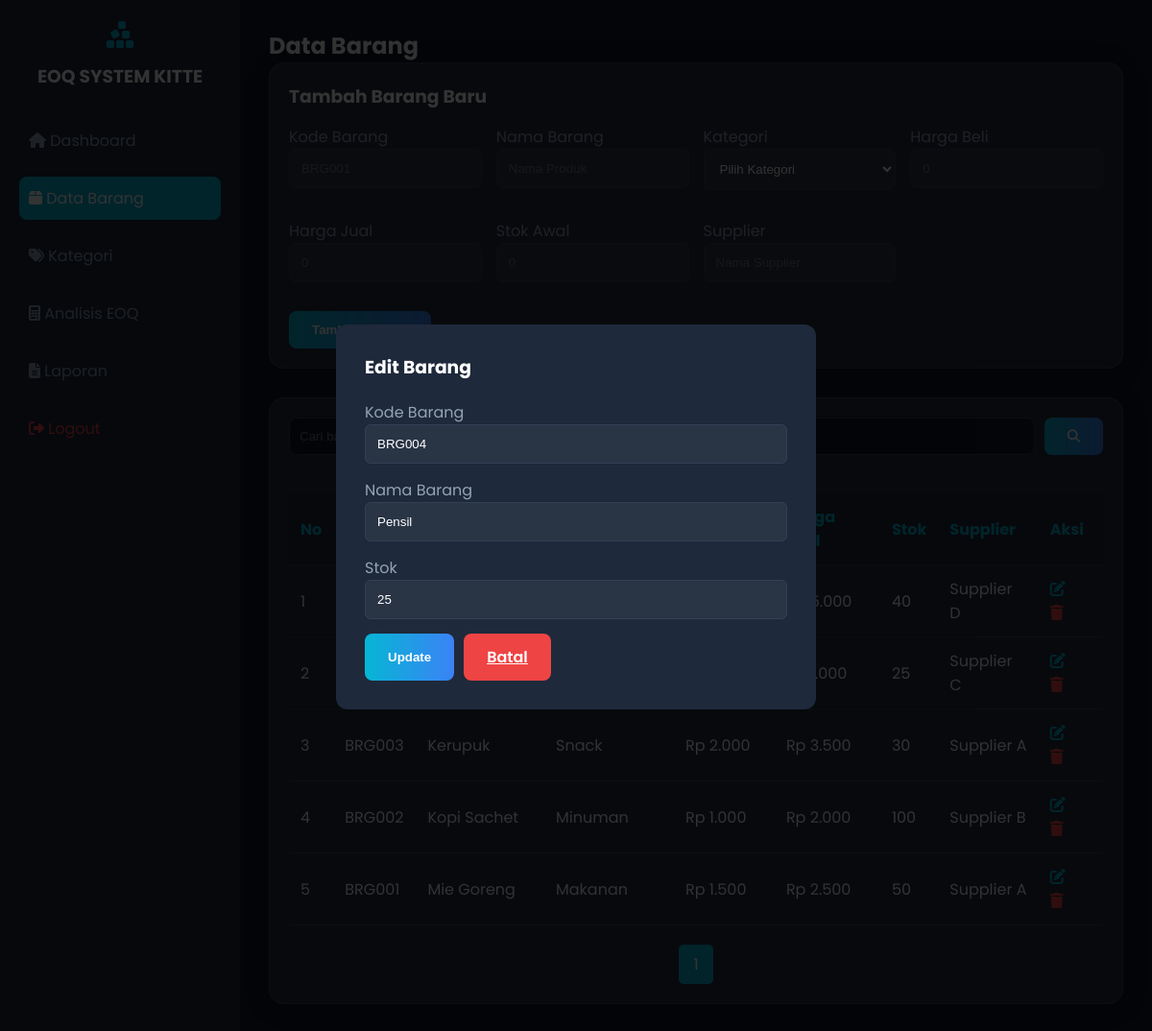
/produk.php?edit=4 (signed in), run on the app's committed database.
### tables this page shows
CREATE TABLE barang (
    id_barang INT AUTO_INCREMENT PRIMARY KEY,
    kode_barang VARCHAR(20) UNIQUE,
    nama_barang VARCHAR(100),
    id_kategori INT,
    harga_beli DECIMAL(12,0),
    harga_jual DECIMAL(12,0),
    stok INT,
    supplier VARCHAR(100),
    created_at TIMESTAMP DEFAULT CURRENT_TIMESTAMP,
    FOREIGN KEY (id_kategori) REFERENCES kategori(id_kategori)
);

CREATE TABLE kategori (
    id_kategori INT AUTO_INCREMENT PRIMARY KEY,
    nama_kategori VARCHAR(50)
);

### produk.php (the view, shortened to what this page needs)
<?php
include 'koneksi.php';
$edit = null;
if (isset($_GET['edit'])) {
    $id = intval($_GET['edit']);
    $edit = mysqli_fetch_assoc(mysqli_query($conn, "SELECT * FROM barang WHERE id_barang = '$id'"));
}
$page = isset($_GET['page']) ? $_GET['page'] : 1;
$limit = 10;
$start = ($page - 1) * $limit;
$where = "";
$query_barang = mysqli_query($conn, "SELECT b.*, k.nama_kategori FROM barang b LEFT JOIN kategori k ON b.id_kategori = k.id_kategori $where ORDER BY b.id_barang DESC LIMIT $start, $limit");
$total = mysqli_num_rows(mysqli_query($conn, "SELECT * FROM barang"));
$pages = ceil($total / $limit);
?>
<!DOCTYPE html>
<html lang="id">
<head>
    <link rel="stylesheet" href="style.css">
    <link rel="stylesheet" href="https://cdnjs.cloudflare.com/ajax/libs/font-awesome/6.4.0/css/all.min.css">
</head>
<body>
    <div class="grid-container">
        <aside class="sidebar">
            <div style="text-align: center; margin-bottom: 30px;">
                <i class="fa-solid fa-cubes-stacked" style="font-size: 2rem; color: #06b6d4;"></i>
                <h3 style="margin-top: 10px; color: white;">EOQ SYSTEM KITTE</h3>
            </div>
            <ul>
                <li><a href="dashboard.php"><i class="fa-solid fa-house"></i> Dashboard</a></li>
                <li><a href="produk.php" class="active"><i class="fa-solid fa-box"></i> Data Barang</a></li>
                <li><a href="kategori.php"><i class="fa-solid fa-tags"></i> Kategori</a></li>
                <li><a href="eoq.php"><i class="fa-solid fa-calculator"></i> Analisis EOQ</a></li>
                <li><a href="laporan.php"><i class="fa-solid fa-file-lines"></i> Laporan</a></li>
                <li><a href="logout.php" style="color: #ef4444;"><i class="fa-solid fa-right-from-bracket"></i> Logout</a></li>
            </ul>
        </aside>
        <main class="content">
            <h2>Data Barang</h2>
            <div class="glass-card" style="margin-bottom: 30px;">
                <h3 style="margin-bottom: 15px; color: white;">Tambah Barang Baru</h3>
                <form method="POST">
                    <div style="display: grid; grid-template-columns: repeat(auto-fit, minmax(200px, 1fr)); gap: 15px;">
                        <div class="form-group">
                            <label style="color: #94a3b8;">Kode Barang</label>
                            <input type="text" name="kode_barang" class="form-control" placeholder="BRG001" required>
                        </div>
                        <div class="form-group">
                            <label style="color: #94a3b8;">Nama Barang</label>
                            <input type="text" name="nama_barang" class="form-control" placeholder="Nama Produk" required>
                        </div>
                        <div class="form-group">
                            <label style="color: #94a3b8;">Kategori</label>
                            <select name="id_kategori" class="form-control" required>
                                <option value="">Pilih Kategori</option>
                            </select>
                        </div>
                        <div class="form-group">
                            <label style="color: #94a3b8;">Harga Beli</label>
                            <input type="number" name="harga_beli" class="form-control" placeholder="0" required>
                        </div>
                        <div class="form-group">
                            <label style="color: #94a3b8;">Harga Jual</label>
                            <input type="number" name="harga_jual" class="form-control" placeholder="0" required>
                        </div>
                        <div class="form-group">
                            <label style="color: #94a3b8;">Stok Awal</label>
                            <input type="number" name="stok" class="form-control" placeholder="0" required>
                        </div>
                        <div class="form-group">
                            <label style="color: #94a3b8;">Supplier</label>
                            <input type="text" name="supplier" class="form-control" placeholder="Nama Supplier">
                        </div>
                    </div>
                    <button type="submit" name="tambah" class="btn-primary" style="margin-top: 15px;">Tambah Barang</button>
                </form>
            </div>
            <div class="glass-card">
                <div class="search-box">
                    <form method="GET" style="display: flex; width: 100%; gap: 10px;">
                        <button type="submit" class="btn-primary"><i class="fa-solid fa-search"></i></button>
                    </form>
                </div>
                <div class="table-responsive">
                    <table>
                        <thead>
                            <tr>
                                <th>No</th>
                                <th>Kode</th>
                                <th>Nama Barang</th>
                                <th>Kategori</th>
                                <th>Harga Beli</th>
                                <th>Harga Jual</th>
                                <th>Stok</th>
                                <th>Supplier</th>
                                <th>Aksi</th>
                            </tr>
                        </thead>
                        <tbody>
                            <?php $no = $start + 1; while ($b = mysqli_fetch_assoc($query_barang)): ?>
                            <tr>
                                <td><?= $no++; ?></td>
                                <td><?= $b['kode_barang']; ?></td>
                                <td><?= $b['nama_barang']; ?></td>
                                <td><?= $b['nama_kategori']; ?></td>
                                <td>Rp <?= number_format($b['harga_beli'], 0, ',', '.'); ?></td>
                                <td>Rp <?= number_format($b['harga_jual'], 0, ',', '.'); ?></td>
                                <td style="color: <?= $b['stok'] < 10 ? '#ef4444' : 'white'; ?>;"><?= $b['stok']; ?></td>
                                <td><?= $b['supplier']; ?></td>
                                <td>
                                    <a href="?edit=<?= $b['id_barang']; ?>" style="color: #06b6d4; margin-right: 10px;"><i class="fa-solid fa-edit"></i></a>
                                    <a href="?hapus=<?= $b['id_barang']; ?>" style="color: #ef4444;" onclick="return confirm('Yakin hapus?')"><i class="fa-solid fa-trash"></i></a>
                                </td>
                            </tr>
                            <?php endwhile; ?>
                        </tbody>
                    </table>
                </div>
                <div style="display: flex; justify-content: center; gap: 10px; margin-top: 20px;">
                    <?php for ($i = 1; $i <= $pages; $i++): ?>
                    <a href="?page=<?= $i; ?>" style="padding: 8px 15px; background: <?= $page == $i ? '#06b6d4' : '#334155'; ?>; color: white; border-radius: 5px; text-decoration: none;"><?= $i; ?></a>
                    <?php endfor; ?>
                </div>
            </div>
        </main>
    </div>
    <div class="modal">
        <div class="modal-content">
            <h3 style="color: white; margin-bottom: 20px;">Edit Barang</h3>
            <?php if ($edit): ?>
            <form method="POST">
                <div class="form-group">
                    <label style="color: #94a3b8;">Kode Barang</label>
                    <input type="text" name="kode_barang" class="form-control" value="<?= $edit['kode_barang']; ?>" required>
                </div>
                <div class="form-group">
                    <label style="color: #94a3b8;">Nama Barang</label>
                    <input type="text" name="nama_barang" class="form-control" value="<?= $edit['nama_barang']; ?>" required>
                </div>
                <div class="form-group">
                    <label style="color: #94a3b8;">Stok</label>
                    <input type="number" name="stok" class="form-control" value="<?= $edit['stok']; ?>" required>
                </div>
                <div style="display: flex; gap: 10px;">
                    <button type="submit" name="update" class="btn-primary">Update</button>
                    <a href="produk.php" class="btn-primary" style="background: #ef4444;">Batal</a>
                </div>
            </form>
            <?php endif; ?>
        </div>
    </div>
</body>
</html>

### style.css (style rules this page uses)
:root { --primary: #0f172a; --accent: #06b6d4; --glass: rgba(255, 255, 255, 0.1); --text: #f8fafc; }
* { box-sizing: border-box; margin: 0; padding: 0; }
body { font-family: "Poppins", sans-serif; background: var(--primary); color: var(--text); overflow-x: hidden; }
.glass-card { background: var(--glass); backdrop-filter: blur(10px); border: 1px solid rgba(255, 255, 255, 0.1); border-radius: 16px; padding: 20px; box-shadow: 0 4px 30px rgba(0, 0, 0, 0.1); }
.btn-primary { background: linear-gradient(90deg, #06b6d4, #3b82f6); border: none; padding: 12px 24px; color: white; border-radius: 8px; font-weight: 600; cursor: pointer; transition: 0.3s; }
.grid-container { display: grid; grid-template-columns: 250px 1fr; min-height: 100vh; }
.sidebar { background: #1e293b; padding: 20px; }
.sidebar ul { list-style: none; margin-top: 30px; }
.sidebar li { margin-bottom: 15px; }
.sidebar a { color: #94a3b8; text-decoration: none; display: block; padding: 10px; border-radius: 8px; transition: 0.3s; }
.sidebar a:hover, .sidebar a.active { background: var(--accent); color: white; }
.content { padding: 30px; background: #0f172a; }
.form-group { margin-bottom: 15px; }
.form-control { width: 100%; padding: 12px; background: rgba(255, 255, 255, 0.05); border: 1px solid #334155; color: white; border-radius: 6px; }
.table-responsive { overflow-x: auto; }
table { width: 100%; border-collapse: collapse; margin-top: 20px; }
th, td { padding: 12px; text-align: left; border-bottom: 1px solid #334155; }
th { background: #1e293b; color: var(--accent); }

### data on the page
barang: harga_jual "5.000", stok "40", supplier "Supplier D"
barang: harga_jual "1.000", stok "25", supplier "Supplier C", kode_barang "BRG004", nama_barang "Pensil"
barang: kode_barang "BRG003", nama_barang "Kerupuk", id_kategori.nama_kategori "Snack", harga_beli "2.000", harga_jual "3.500", stok "30", supplier "Supplier A"
barang: kode_barang "BRG002", nama_barang "Kopi Sachet", id_kategori.nama_kategori "Minuman", harga_beli "1.000", harga_jual "2.000", stok "100", supplier "Supplier B"
barang: kode_barang "BRG001", nama_barang "Mie Goreng", id_kategori.nama_kategori "Makanan", harga_beli "1.500", harga_jual "2.500", stok "50", supplier "Supplier A"
